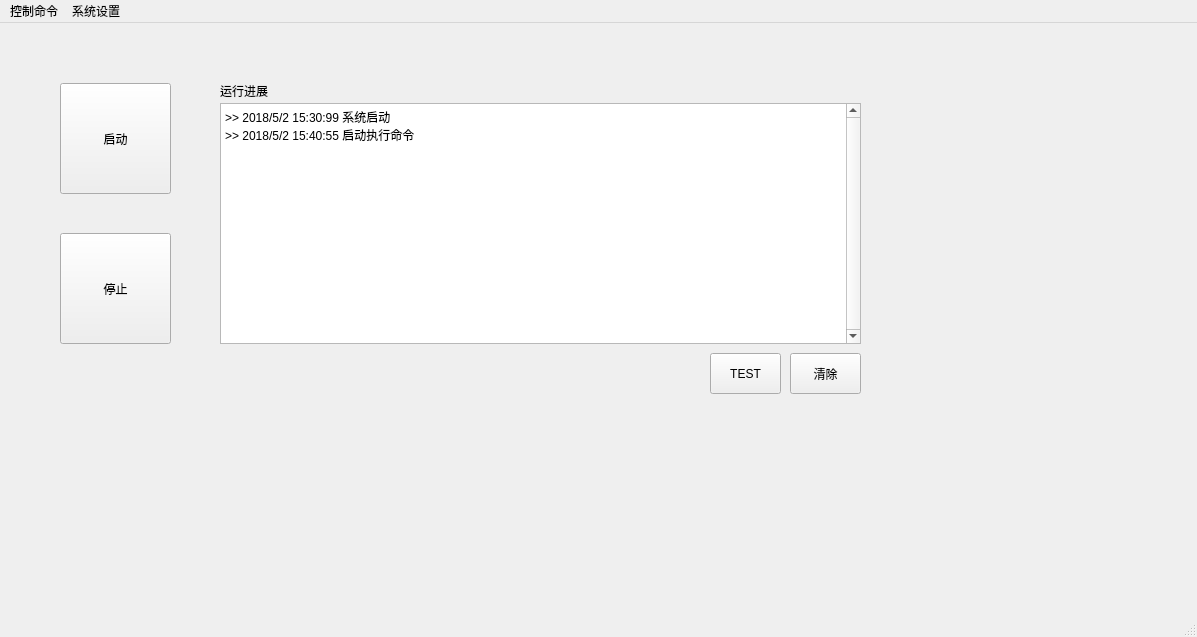
<?xml version="1.0" encoding="UTF-8"?>
<ui version="4.0">
 <class>cebsMainWindow</class>
 <widget class="QMainWindow" name="cebsMainWindow">
  <property name="geometry">
   <rect>
    <x>0</x>
    <y>0</y>
    <width>1197</width>
    <height>637</height>
   </rect>
  </property>
  <property name="windowTitle">
   <string>CEBS SYSTEM</string>
  </property>
  <widget class="QWidget" name="centralwidget">
   <widget class="QTextEdit" name="textEdit_runProgress">
    <property name="geometry">
     <rect>
      <x>220</x>
      <y>80</y>
      <width>641</width>
      <height>241</height>
     </rect>
    </property>
    <property name="mouseTracking">
     <bool>true</bool>
    </property>
    <property name="tabletTracking">
     <bool>true</bool>
    </property>
    <property name="layoutDirection">
     <enum>Qt::LeftToRight</enum>
    </property>
    <property name="autoFillBackground">
     <bool>true</bool>
    </property>
    <property name="verticalScrollBarPolicy">
     <enum>Qt::ScrollBarAlwaysOn</enum>
    </property>
    <property name="horizontalScrollBarPolicy">
     <enum>Qt::ScrollBarAsNeeded</enum>
    </property>
    <property name="sizeAdjustPolicy">
     <enum>QAbstractScrollArea::AdjustToContents</enum>
    </property>
    <property name="autoFormatting">
     <set>QTextEdit::AutoAll</set>
    </property>
    <property name="tabChangesFocus">
     <bool>true</bool>
    </property>
    <property name="html">
     <string>&lt;!DOCTYPE HTML PUBLIC &quot;-//W3C//DTD HTML 4.0//EN&quot; &quot;http://www.w3.org/TR/REC-html40/strict.dtd&quot;&gt;
&lt;html&gt;&lt;head&gt;&lt;meta name=&quot;qrichtext&quot; content=&quot;1&quot; /&gt;&lt;style type=&quot;text/css&quot;&gt;
p, li { white-space: pre-wrap; }
&lt;/style&gt;&lt;/head&gt;&lt;body style=&quot; font-family:'SimSun'; font-size:9pt; font-weight:400; font-style:normal;&quot;&gt;
&lt;p style=&quot; margin-top:0px; margin-bottom:0px; margin-left:0px; margin-right:0px; -qt-block-indent:0; text-indent:0px;&quot;&gt;&amp;gt;&amp;gt; 2018/5/2 15:30:99 系统启动&lt;/p&gt;
&lt;p style=&quot; margin-top:0px; margin-bottom:0px; margin-left:0px; margin-right:0px; -qt-block-indent:0; text-indent:0px;&quot;&gt;&amp;gt;&amp;gt; 2018/5/2 15:40:55 启动执行命令 &lt;/p&gt;&lt;/body&gt;&lt;/html&gt;</string>
    </property>
   </widget>
   <widget class="QPushButton" name="pushButton_ctrl_start">
    <property name="geometry">
     <rect>
      <x>60</x>
      <y>60</y>
      <width>111</width>
      <height>111</height>
     </rect>
    </property>
    <property name="text">
     <string>启动</string>
    </property>
   </widget>
   <widget class="QLabel" name="label_runProgress">
    <property name="geometry">
     <rect>
      <x>220</x>
      <y>60</y>
      <width>261</width>
      <height>16</height>
     </rect>
    </property>
    <property name="text">
     <string>运行进展</string>
    </property>
   </widget>
   <widget class="QPushButton" name="pushButton_ctrl_stop">
    <property name="geometry">
     <rect>
      <x>60</x>
      <y>210</y>
      <width>111</width>
      <height>111</height>
     </rect>
    </property>
    <property name="text">
     <string>停止</string>
    </property>
   </widget>
   <widget class="QPushButton" name="pushButton_runpg_test">
    <property name="geometry">
     <rect>
      <x>710</x>
      <y>330</y>
      <width>71</width>
      <height>41</height>
     </rect>
    </property>
    <property name="text">
     <string>TEST</string>
    </property>
   </widget>
   <widget class="QPushButton" name="pushButton_runpg_clear">
    <property name="geometry">
     <rect>
      <x>790</x>
      <y>330</y>
      <width>71</width>
      <height>41</height>
     </rect>
    </property>
    <property name="text">
     <string>清除</string>
    </property>
   </widget>
  </widget>
  <widget class="QMenuBar" name="menubar">
   <property name="geometry">
    <rect>
     <x>0</x>
     <y>0</y>
     <width>1197</width>
     <height>23</height>
    </rect>
   </property>
   <widget class="QMenu" name="menu">
    <property name="title">
     <string>控制命令</string>
    </property>
    <addaction name="actionSTART"/>
    <addaction name="actionSTOP"/>
   </widget>
   <widget class="QMenu" name="menu_2">
    <property name="title">
     <string>系统设置</string>
    </property>
    <addaction name="actionEXIT"/>
    <addaction name="actionABOUT"/>
   </widget>
   <addaction name="menu"/>
   <addaction name="menu_2"/>
  </widget>
  <widget class="QStatusBar" name="statusbar"/>
  <action name="actionSTART">
   <property name="text">
    <string>START</string>
   </property>
  </action>
  <action name="actionSTOP">
   <property name="text">
    <string>STOP</string>
   </property>
  </action>
  <action name="actionEXIT">
   <property name="text">
    <string>EXIT</string>
   </property>
  </action>
  <action name="actionABOUT">
   <property name="text">
    <string>ABOUT</string>
   </property>
  </action>
 </widget>
 <resources/>
 <connections>
  <connection>
   <sender>pushButton_runpg_clear</sender>
   <signal>clicked()</signal>
   <receiver>cebsMainWindow</receiver>
   <slot>slot_runpg_clear()</slot>
   <hints>
    <hint type="sourcelabel">
     <x>837</x>
     <y>370</y>
    </hint>
    <hint type="destinationlabel">
     <x>938</x>
     <y>367</y>
    </hint>
   </hints>
  </connection>
  <connection>
   <sender>pushButton_runpg_test</sender>
   <signal>clicked()</signal>
   <receiver>cebsMainWindow</receiver>
   <slot>slot_runpg_test()</slot>
   <hints>
    <hint type="sourcelabel">
     <x>735</x>
     <y>375</y>
    </hint>
    <hint type="destinationlabel">
     <x>939</x>
     <y>415</y>
    </hint>
   </hints>
  </connection>
  <connection>
   <sender>pushButton_ctrl_stop</sender>
   <signal>clicked()</signal>
   <receiver>cebsMainWindow</receiver>
   <slot>slot_ctrl_stop()</slot>
   <hints>
    <hint type="sourcelabel">
     <x>131</x>
     <y>304</y>
    </hint>
    <hint type="destinationlabel">
     <x>203</x>
     <y>383</y>
    </hint>
   </hints>
  </connection>
  <connection>
   <sender>pushButton_ctrl_start</sender>
   <signal>clicked()</signal>
   <receiver>cebsMainWindow</receiver>
   <slot>slot_ctrl_start()</slot>
   <hints>
    <hint type="sourcelabel">
     <x>136</x>
     <y>165</y>
    </hint>
    <hint type="destinationlabel">
     <x>192</x>
     <y>224</y>
    </hint>
   </hints>
  </connection>
  <connection>
   <sender>textEdit_runProgress</sender>
   <signal>copyAvailable(bool)</signal>
   <receiver>cebsMainWindow</receiver>
   <slot>slot_print_trigger()</slot>
   <hints>
    <hint type="sourcelabel">
     <x>501</x>
     <y>273</y>
    </hint>
    <hint type="destinationlabel">
     <x>637</x>
     <y>487</y>
    </hint>
   </hints>
  </connection>
 </connections>
 <slots>
  <slot>slot_runpg_test()</slot>
  <slot>slot_runpg_clear()</slot>
  <slot>slot_ctrl_stop()</slot>
  <slot>slot_ctrl_start()</slot>
  <slot>slot_print_trigger()</slot>
 </slots>
</ui>
